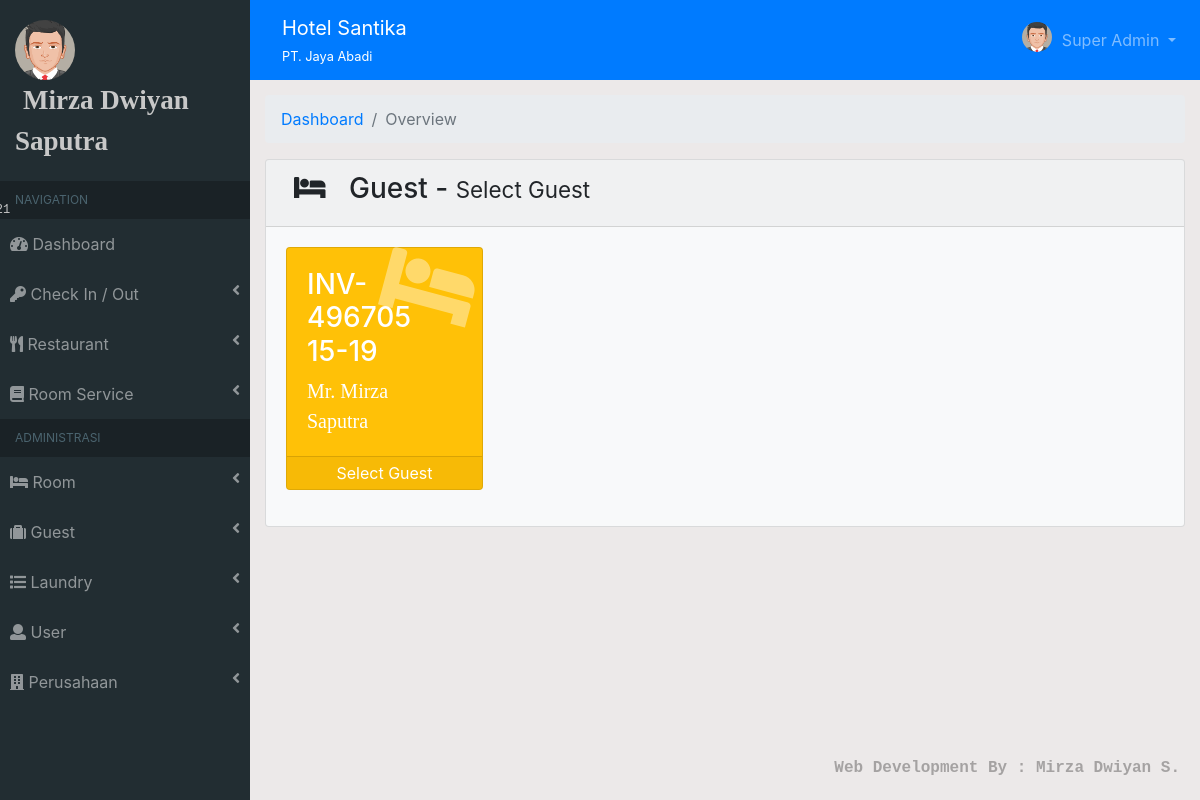
/?module=chek_out (signed in), run on the app's committed database.
### tables this page shows
CREATE TABLE `user` (
  `id_user` int(11) NOT NULL,
  `nama_user` text NOT NULL,
  `image` varchar(50) NOT NULL,
  `username` varchar(30) NOT NULL,
  `password` varchar(50) NOT NULL,
  `level` varchar(30) NOT NULL,
  `no_telp` varchar(20) NOT NULL,
  `status` varchar(30) NOT NULL
);

CREATE TABLE `perusahaan` (
  `id_perusahaan` int(11) NOT NULL,
  `nama_hotel` text NOT NULL,
  `nama_perusahaan` text NOT NULL,
  `jalan` varchar(50) NOT NULL,
  `no_jalan` varchar(10) NOT NULL,
  `kecamatan` char(100) NOT NULL,
  `kabupaten` char(100) NOT NULL,
  `provinsi` char(100) NOT NULL,
  `no_telp` varchar(20) NOT NULL,
  `no_fax` varchar(20) NOT NULL,
  `website` varchar(100) NOT NULL,
  `email` varchar(100) NOT NULL,
  `logo` varchar(200) NOT NULL
);

CREATE TABLE `transaksi_kamar` (
  `id_transaksi_kamar` varchar(11) NOT NULL,
  `no_invoice` varchar(20) NOT NULL,
  `tanggal` date NOT NULL,
  `id_tamu` varchar(11) NOT NULL,
  `id_kamar` int(11) DEFAULT NULL,
  `jumlah_dewasa` varchar(10) DEFAULT NULL,
  `jumlah_anak` varchar(10) DEFAULT NULL,
  `tgl_checkin` date NOT NULL,
  `waktu_checkin` varchar(20) NOT NULL,
  `tgl_checkout` date NOT NULL,
  `waktu_checkout` varchar(20) NOT NULL,
  `total_biaya_kamar` varchar(20) NOT NULL,
  `bayar` varchar(30) NOT NULL,
  `diskon` int(11) NOT NULL,
  `deposit` varchar(20) NOT NULL,
  `surcharge` varchar(30) NOT NULL,
  `total` int(11) NOT NULL,
  `metode_pembayaran` varchar(100) NOT NULL,
  `metode_deposit` varchar(200) NOT NULL,
  `status` varchar(50) NOT NULL
);

CREATE TABLE `tamu` (
  `id_tamu` varchar(11) NOT NULL,
  `prefix` char(20) NOT NULL,
  `nama_depan` varchar(100) NOT NULL,
  `nama_belakang` varchar(100) NOT NULL,
  `tipe_identitas` varchar(50) NOT NULL,
  `no_identitas` varchar(30) NOT NULL,
  `warga_negara` varchar(30) NOT NULL,
  `jalan` varchar(50) NOT NULL,
  `no_jalan` varchar(10) NOT NULL,
  `kabupaten` char(50) NOT NULL,
  `provinsi` char(50) NOT NULL,
  `no_telp` varchar(30) NOT NULL
);

### template/module/chek_out.php (the view)
<?php
    $query = mysqli_query($conn, "SELECT transaksi_kamar.*, tamu.* FROM transaksi_kamar, tamu WHERE tamu.id_tamu=transaksi_kamar.id_tamu && transaksi_kamar.status='check in'");
?>
<div class="container-fluid">
    <ol class="breadcrumb">
        <li class="breadcrumb-item"><a href="?dashboard">Dashboard</a></li>
        <li class="breadcrumb-item active">Overview</li>
    </ol>
    <div class="card bg-light">
        <div class="card-header"><h3><i class="fas fa-bed pr-3 pl-2"></i> Guest - <span class="small">Select Guest</span></h3></div>
        <div class="card-body">
            <?php if(mysqli_num_rows($query) > 0){ ?>
            <div class="row">
                <?php foreach($query as $i) : ?>
                <div class="col-sm-3 mb-3">
                    <div class="card bg-warning text-white">
                        <div class="card-body">
                            <div class="card-body-icon"><i class="fas fa-bed"></i></div>
                            <div class="mr-5">
                            <h3><?=$i['no_invoice'];?></h3>
                            <span style="font-family: times;font-size: 20px"><?=$i['prefix'] .'. '. $i['nama_depan'] .' '. $i['nama_belakang'];?></span>
                            </div>
                        </div>
                        <a href="?module=chek_out_add&&id_transaksi=<?=$i['id_transaksi_kamar'];?>" class="card-footer text-center text-white clearfix z-1 p-1">Select Guest</a>
                    </div>
                </div>
                <?php endforeach; ?>
            </div>
            <?php } else { ?>
                <center><img src="assets/img/empty_cart.jpg" alt=""></center>
            <?php } ?>
        </div>
    </div>
</div>

### template/sidebar.php (shortened to what this page needs)
<div id="sidebar">
  <div class="sidebar-menu">
    <div class="sidebar-header">
      <img src="assets/img/<?=$data_user['image'];?>" alt="" class="img-circle img-user">
      <marquee><span class="nama-user"><?=$data_user["nama_user"];?></span></marquee>
      <span class="tgl"><?=$date;?></span>
    </div>
    <ul class="sidebar navbar-nav">
      <?php if($data_user['level'] == "Super Admin") :?>
      <li class="header">NAVIGATION</li>
      <li class="nav-item">
        <a href="?module=dashboard" class="nav-link i">
          <i class="fas fa-tachometer-alt"></i>
          <span>Dashboard</span>
        </a>
      </li>
      <li class="nav-item">
        <a href="#chek-in-out" class="nav-link i" data-toggle="collapse">
          <i class="fas fa-key"></i>
          <span>Check In / Out</span>
          <i class="fas fa-angle-left float-right"></i>
        </a>
      </li>
      <li class="nav-item">
        <a href="#resto" class="nav-link i" data-toggle="collapse">
          <i class="fas fa-utensils"></i>
          <span>Restaurant</span>
          <i class="fas fa-angle-left float-right"></i>
        </a>
      </li>
      <li class="nav-item">
        <a href="#room-service" class="nav-link i" data-toggle="collapse">
          <i class="fas fa-book"></i>
          <span>Room Service</span>
          <i class="fas fa-angle-left float-right"></i>
        </a>
      </li>
      <li class="header">ADMINISTRASI</li>
      <li class="nav-item">
        <a href="#kamar" class="nav-link i" data-toggle="collapse">
          <i class="fas fa-bed"></i>
          <span>Room</span>
          <i class="fas fa-angle-left float-right"></i>
        </a>
      </li>
      <li class="nav-item">
        <a href="#tamu" class="nav-link i" data-toggle="collapse">
          <i class="fas fa-suitcase"></i>
          <span>Guest</span>
          <i class="fas fa-angle-left float-right"></i>
        </a>
      </li>
      <li class="nav-item">
        <a href="#laundry" class="nav-link i" data-toggle="collapse">
          <i class="fas fa-list"></i>
          <span>Laundry</span>
          <i class="fas fa-angle-left float-right"></i>
        </a>
      </li>
      <li class="nav-item">
        <a href="#user" class="nav-link i" data-toggle="collapse">
          <i class="fas fa-user"></i>
          <span>User</span>
          <i class="fas fa-angle-left float-right"></i>
        </a>
      </li>
      <li class="nav-item">
        <a href="#perusahaan" class="nav-link i" data-toggle="collapse">
          <i class="fas fa-building"></i>
          <span>Perusahaan</span>
          <i class="fas fa-angle-left float-right"></i>
        </a>
      </li>
      <?php endif;?>
    </ul>
  </div>
<div id="wrapper">

### template/navbar.php (shortened to what this page needs)
<nav class="navbar navbar-expand navbar-dark bg-primary navbar-static-top">
    <div class="navbar-header">
        <a href="" class="navbar-brand nav-link"><?=$data_perusahaan['nama_hotel'];?><div class="small"><small><?=$data_perusahaan['nama_perusahaan'];?></small></div></a>
    </div>
    <ul class="navbar-nav d-inline-block ml-auto">
        <li class="nav-item dropdown">
            <a href="#" class="dropdown-toggle nav-link" id="alertDropdown" role="button" data-toggle="dropdown" aria-haspopup="true" aria-expanded="false">
                <img src="assets/img/<?=$data_user['image'];?>" alt="" class="img-circle img-adm">
                <span><?=$data_user['level'];?></span>
            </a>
        </li>
    </ul>
</nav>
<div id="wrapper-content">

### assets/css/style.css (style rules this page uses)
.img-adm { width: 30px!important; margin-top: -8px; margin-right: 5px; }
.sidebar-header { padding: 20px 15px; }
img.img-circle { border-radius: 50%; }
.sidebar-header .img-user { width: 60px; }
.sidebar-header .nama-user { font-family: serif; font-size: 27px; font-weight: bold; margin-left: 8px; }
.sidebar-header .tgl { position: absolute; font-family: courier new; font-size: 12px; margin-left: -120px; margin-top: 40px; }
.sidebar.navbar-nav .header { color: #4b646f; background: #1a2226; overflow: hidden; text-overflow: clip; white-space: nowrap!important; padding: 10px 25px 10px 15px!important; font-size: 12px; }
#sidebar .sidebar-menu { display: block; position: fixed; background: #222d32; width: 250px; color: rgb(200, 200, 200); height: 100%; overflow-y: scroll; }
#sidebar .sidebar-menu .sidebar.navbar-nav li { padding: 5px 10px; }
#sidebar .sidebar-menu .sidebar.navbar-nav li a { color: rgba(255, 255, 255, .5)!important; }
#sidebar #wrapper { margin-left: 250px; }
#sidebar #wrapper #wrapper-content { padding-top: 15px; }
.card-body-icon { position: absolute; z-index: 0; top: -1.25rem; right: .5rem; opacity: 0.4; font-size: 5rem; -webkit-transform: rotate(15deg); transform: rotate(15deg); transition: all 600ms; }

### data on the page
user: image (picture), nama_user "Mirza Dwiyan Saputra", level "Super Admin"
perusahaan: nama_hotel "Hotel Santika", nama_perusahaan "PT. Jaya Abadi"
transaksi_kamar: no_invoice "INV-49670515-19", id_tamu.prefix "Mr", id_tamu.nama_depan "Mirza", id_tamu.nama_belakang "Saputra"
